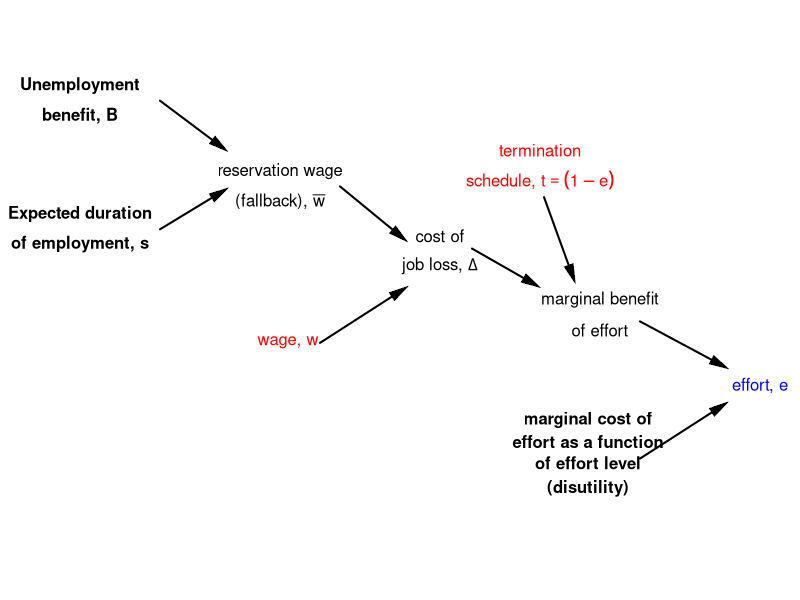

Generate this figure with R:
require(shape)
pdf(file = "employment/relationships_w_e.pdf", width = 9, height = 7)

#Set parameters for graphics
axislabelsize <- 1.5
graphlinewidth <- 3
segmentlinewidth <- 2

COL <- c("#7fc97f", "#beaed4", "#fdc086", "#ffff99", "#386cb0", "#f0027f", "#bf5b17", "#666666")
COLA <- c("#99d8c9","#66c2a4","#41ae76", "#238b45", "#005824")
COLB <- c("#4eb3d3", "#2b8cbe", "#0868ac","#084081")

par(mar =  c(0, 0, 0, 0))

xlims <- c(0, 20)
ylims <- c(2, 16)

npts <- 501 
x <- seq(xlims[1], xlims[2], length.out = npts)
y <- seq(ylims[1], ylims[2], length.out = npts) 
a <- c(72, 81, 90, 91.125)
b <- c(61, 72, 81, 90)

plot(0, 0, xlim = xlims, ylim = ylims, type = "n",
     xlab = expression(paste("")),
     ylab = expression(paste("")), 
     xaxt = "n", 
     yaxt = "n", 
     cex.lab = axislabelsize, 
     bty = "n",
     xaxs="i", 
     yaxs="i")

ticksy <- seq(from = 0, to = ylims[2], by = 2)
ylabels <- seq(from = 0, to = ylims[2], by = 2)
ticksx <- seq(from = 0, to = xlims[2], by = 2)
xlabels <- seq(from = 0, to = xlims[2], by = 2)
# ticksy <- c(0, 9, 12, 18, ylims[2])
# ylabels <- c(NA, expression(paste(x^{B},"*")), expression(paste(x^{BN})), expression(paste((p[max] - c[1])/2*s)), NA)
# ticksx <- c(0, 9, 12, 13.5, 18, xlims[2])
# xlabels <- c(NA, expression(paste(x^{A},"*")), expression(paste(x^{AN})), expression(paste(x[Opp]^{A})), expression(paste( (p[max] - c[1])/2*s )), NA)

# 
# axis(1, at = ticksx, pos = 0, labels = xlabels)
# axis(2, at = ticksy, pos = 0, labels = ylabels, las = 1)
# 


text(2, 14, expression(paste(bold("Unemployment"))))
text(2, 13.3, expression(paste(bold("benefit, B"))))
Arrows(4, 13.65, 5.5, 12.6, col = "black", lty = 1, lwd = 2, arr.type = "triangle", arr.lwd = 0.5)


text(2, 11, expression(paste(bold("Expected duration"))))
text(2, 10.3, expression(paste(bold("of employment, s"))))
Arrows(4, 10.65, 5.5, 11.5, col = "black", lty = 1, lwd = 2, arr.type = "triangle", arr.lwd = 0.5)


text(7, 12, expression(paste("reservation wage")))
text(7, 11.3, expression(paste("(fallback), ", bar(w))))
Arrows(8.5, 11.65, 10, 10.5, col = "black", lty = 1, lwd = 2, arr.type = "triangle", arr.lwd = 0.5)

text(7.2, 8, expression(paste("wage, ", w)), col = "red")
Arrows(8, 8, 10, 9.2, col = "black", lty = 1, lwd = 2, arr.type = "triangle", arr.lwd = 0.5)

text(11, 10.5, expression(paste("cost of")))
text(11, 9.8, expression(paste("job loss, ", Delta)))
Arrows(11.8, 10.2, 13.3, 9.4, col = "black", lty = 1, lwd = 2, arr.type = "triangle", arr.lwd = 0.5)

text(13.5, 12.5, expression(paste("termination")), col = "red")
text(13.5, 11.8, expression(paste("schedule, ", t == (1 - e))), col = "red")
Arrows(13.6, 11.4, 14.3, 9.6, col = "black", lty = 1, lwd = 2, arr.type = "triangle", arr.lwd = 0.5)


text(15, 9, expression(paste("marginal benefit")))
text(15, 8.3, expression(paste("of effort")))
Arrows(16, 8.5, 18, 7.5, col = "black", lty = 1, lwd = 2, arr.type = "triangle", arr.lwd = 0.5)

text(14.7, 6.2, expression(paste(bold("marginal cost of"))))
text(14.7, 5.7, expression(paste(bold("effort as a function"))))
text(14.7, 5.2, expression(paste(bold("of effort level"))))
text(14.7, 4.6, expression(paste(bold("(disutility)"))))
Arrows(16, 5.3, 18, 6.5, col = "black", lty = 1, lwd = 2, arr.type = "triangle", arr.lwd = 0.5)

text(19, 7, expression(paste("effort, ", e)), col = "blue")


dev.off()
